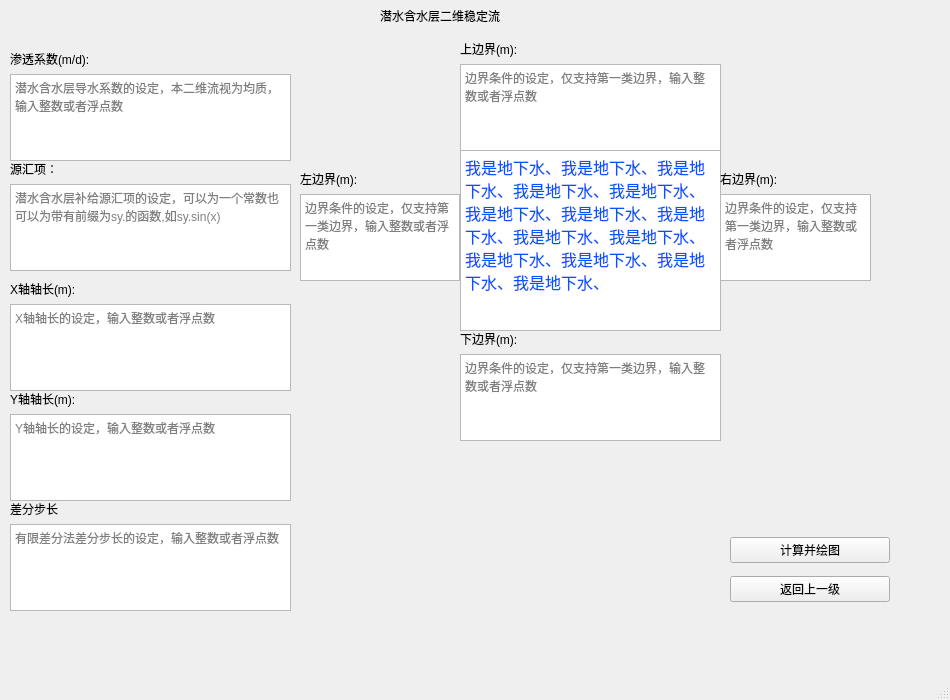
<?xml version="1.0" encoding="UTF-8"?>
<ui version="4.0">
 <class>two_dimension_unconfined_aquifer_stable_flow</class>
 <widget class="QMainWindow" name="two_dimension_unconfined_aquifer_stable_flow">
  <property name="geometry">
   <rect>
    <x>0</x>
    <y>0</y>
    <width>950</width>
    <height>700</height>
   </rect>
  </property>
  <property name="windowTitle">
   <string>潜水含水层二维稳定流</string>
  </property>
  <widget class="QWidget" name="centralwidget">
   <widget class="QTextBrowser" name="textBrowser">
    <property name="geometry">
     <rect>
      <x>460</x>
      <y>150</y>
      <width>261</width>
      <height>181</height>
     </rect>
    </property>
    <property name="html">
     <string>&lt;!DOCTYPE HTML PUBLIC &quot;-//W3C//DTD HTML 4.0//EN&quot; &quot;http://www.w3.org/TR/REC-html40/strict.dtd&quot;&gt;
&lt;html&gt;&lt;head&gt;&lt;meta name=&quot;qrichtext&quot; content=&quot;1&quot; /&gt;&lt;style type=&quot;text/css&quot;&gt;
p, li { white-space: pre-wrap; }
&lt;/style&gt;&lt;/head&gt;&lt;body style=&quot; font-family:'SimSun'; font-size:9pt; font-weight:400; font-style:normal;&quot;&gt;
&lt;p style=&quot; margin-top:0px; margin-bottom:0px; margin-left:0px; margin-right:0px; -qt-block-indent:0; text-indent:0px;&quot;&gt;&lt;span style=&quot; font-size:12pt; color:#0055ff;&quot;&gt;我是地下水、我是地下水、我是地下水、我是地下水、我是地下水、我是地下水、我是地下水、我是地下水、我是地下水、我是地下水、我是地下水、我是地下水、我是地下水、我是地下水、&lt;/span&gt;&lt;/p&gt;&lt;/body&gt;&lt;/html&gt;</string>
    </property>
   </widget>
   <widget class="QWidget" name="verticalLayoutWidget_5">
    <property name="geometry">
     <rect>
      <x>300</x>
      <y>170</y>
      <width>160</width>
      <height>111</height>
     </rect>
    </property>
    <layout class="QVBoxLayout" name="verticalLayout_5">
     <item>
      <widget class="QLabel" name="label_4">
       <property name="text">
        <string>左边界(m):</string>
       </property>
      </widget>
     </item>
     <item>
      <widget class="QTextEdit" name="l_boundary">
       <property name="placeholderText">
        <string>边界条件的设定，仅支持第一类边界，输入整数或者浮点数</string>
       </property>
      </widget>
     </item>
    </layout>
   </widget>
   <widget class="QWidget" name="verticalLayoutWidget_6">
    <property name="geometry">
     <rect>
      <x>720</x>
      <y>170</y>
      <width>151</width>
      <height>111</height>
     </rect>
    </property>
    <layout class="QVBoxLayout" name="verticalLayout_6">
     <item>
      <widget class="QLabel" name="label_5">
       <property name="text">
        <string>右边界(m): </string>
       </property>
      </widget>
     </item>
     <item>
      <widget class="QTextEdit" name="r_boundary">
       <property name="placeholderText">
        <string>边界条件的设定，仅支持第一类边界，输入整数或者浮点数</string>
       </property>
      </widget>
     </item>
    </layout>
   </widget>
   <widget class="QWidget" name="verticalLayoutWidget_4">
    <property name="geometry">
     <rect>
      <x>460</x>
      <y>330</y>
      <width>261</width>
      <height>111</height>
     </rect>
    </property>
    <layout class="QVBoxLayout" name="verticalLayout_4">
     <item>
      <widget class="QLabel" name="label_9">
       <property name="text">
        <string>下边界(m): </string>
       </property>
      </widget>
     </item>
     <item>
      <widget class="QTextEdit" name="b_boundary">
       <property name="placeholderText">
        <string>边界条件的设定，仅支持第一类边界，输入整数或者浮点数</string>
       </property>
      </widget>
     </item>
    </layout>
   </widget>
   <widget class="QWidget" name="verticalLayoutWidget_3">
    <property name="geometry">
     <rect>
      <x>460</x>
      <y>40</y>
      <width>261</width>
      <height>111</height>
     </rect>
    </property>
    <layout class="QVBoxLayout" name="verticalLayout_3">
     <item>
      <widget class="QLabel" name="label_8">
       <property name="text">
        <string>上边界(m):</string>
       </property>
      </widget>
     </item>
     <item>
      <widget class="QTextEdit" name="t_boundary">
       <property name="placeholderText">
        <string>边界条件的设定，仅支持第一类边界，输入整数或者浮点数</string>
       </property>
      </widget>
     </item>
    </layout>
   </widget>
   <widget class="QWidget" name="verticalLayoutWidget">
    <property name="geometry">
     <rect>
      <x>10</x>
      <y>50</y>
      <width>281</width>
      <height>111</height>
     </rect>
    </property>
    <layout class="QVBoxLayout" name="verticalLayout">
     <item>
      <widget class="QLabel" name="label_2">
       <property name="text">
        <string>渗透系数(m/d):</string>
       </property>
      </widget>
     </item>
     <item>
      <widget class="QTextEdit" name="hydraulic_conductivity">
       <property name="placeholderText">
        <string>潜水含水层导水系数的设定，本二维流视为均质，输入整数或者浮点数</string>
       </property>
      </widget>
     </item>
    </layout>
   </widget>
   <widget class="QWidget" name="verticalLayoutWidget_7">
    <property name="geometry">
     <rect>
      <x>10</x>
      <y>160</y>
      <width>281</width>
      <height>111</height>
     </rect>
    </property>
    <layout class="QVBoxLayout" name="verticalLayout_7">
     <item>
      <widget class="QLabel" name="label_3">
       <property name="text">
        <string>源汇项：</string>
       </property>
      </widget>
     </item>
     <item>
      <widget class="QTextEdit" name="leakage_recharge">
       <property name="placeholderText">
        <string notr="true">潜水含水层补给源汇项的设定，可以为一个常数也可以为带有前缀为sy.的函数,如sy.sin(x)</string>
       </property>
      </widget>
     </item>
    </layout>
   </widget>
   <widget class="QWidget" name="verticalLayoutWidget_9">
    <property name="geometry">
     <rect>
      <x>730</x>
      <y>530</y>
      <width>160</width>
      <height>80</height>
     </rect>
    </property>
    <layout class="QVBoxLayout" name="verticalLayout_9">
     <item>
      <widget class="QPushButton" name="draw">
       <property name="text">
        <string>计算并绘图</string>
       </property>
      </widget>
     </item>
     <item>
      <widget class="QPushButton" name="back">
       <property name="text">
        <string>返回上一级</string>
       </property>
      </widget>
     </item>
    </layout>
   </widget>
   <widget class="QWidget" name="verticalLayoutWidget_8">
    <property name="geometry">
     <rect>
      <x>10</x>
      <y>280</y>
      <width>281</width>
      <height>111</height>
     </rect>
    </property>
    <layout class="QVBoxLayout" name="verticalLayout_8">
     <item>
      <widget class="QLabel" name="label_10">
       <property name="text">
        <string>X轴轴长(m): </string>
       </property>
      </widget>
     </item>
     <item>
      <widget class="QTextEdit" name="x_length">
       <property name="placeholderText">
        <string>X轴轴长的设定，输入整数或者浮点数</string>
       </property>
      </widget>
     </item>
    </layout>
   </widget>
   <widget class="QWidget" name="verticalLayoutWidget_10">
    <property name="geometry">
     <rect>
      <x>10</x>
      <y>500</y>
      <width>281</width>
      <height>111</height>
     </rect>
    </property>
    <layout class="QVBoxLayout" name="verticalLayout_10">
     <item>
      <widget class="QLabel" name="label_6">
       <property name="text">
        <string>差分步长</string>
       </property>
      </widget>
     </item>
     <item>
      <widget class="QTextEdit" name="step_length">
       <property name="placeholderText">
        <string>有限差分法差分步长的设定，输入整数或者浮点数</string>
       </property>
      </widget>
     </item>
    </layout>
   </widget>
   <widget class="QWidget" name="verticalLayoutWidget_11">
    <property name="geometry">
     <rect>
      <x>10</x>
      <y>390</y>
      <width>281</width>
      <height>111</height>
     </rect>
    </property>
    <layout class="QVBoxLayout" name="verticalLayout_11">
     <item>
      <widget class="QLabel" name="label_11">
       <property name="text">
        <string>Y轴轴长(m): </string>
       </property>
      </widget>
     </item>
     <item>
      <widget class="QTextEdit" name="y_length">
       <property name="placeholderText">
        <string>Y轴轴长的设定，输入整数或者浮点数</string>
       </property>
      </widget>
     </item>
    </layout>
   </widget>
   <widget class="QLabel" name="label">
    <property name="geometry">
     <rect>
      <x>380</x>
      <y>0</y>
      <width>181</width>
      <height>31</height>
     </rect>
    </property>
    <property name="text">
     <string>潜水含水层二维稳定流</string>
    </property>
   </widget>
  </widget>
  <widget class="QMenuBar" name="menubar">
   <property name="geometry">
    <rect>
     <x>0</x>
     <y>0</y>
     <width>950</width>
     <height>26</height>
    </rect>
   </property>
  </widget>
  <widget class="QStatusBar" name="statusbar"/>
 </widget>
 <resources/>
 <connections/>
</ui>
